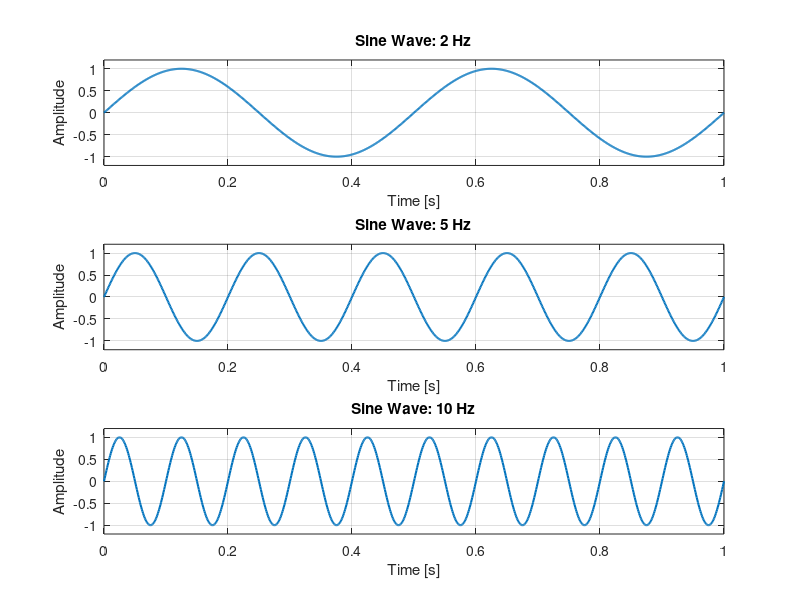
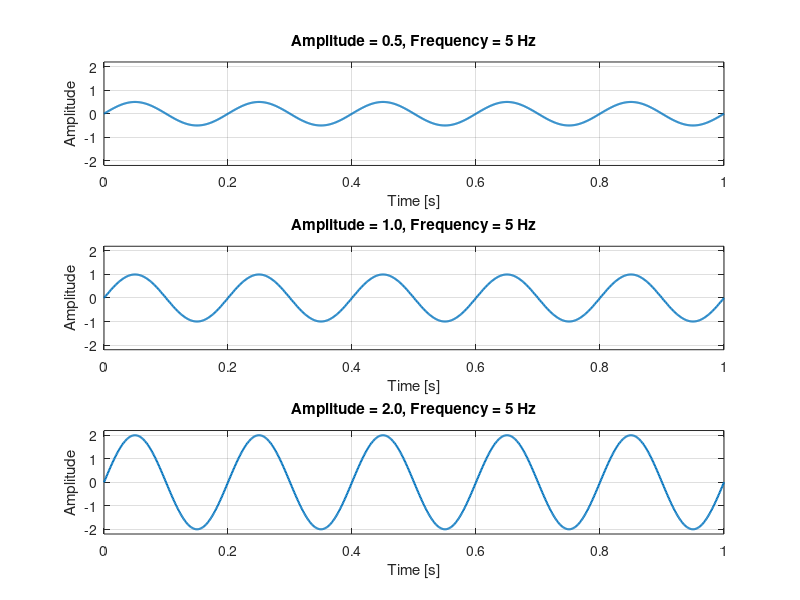
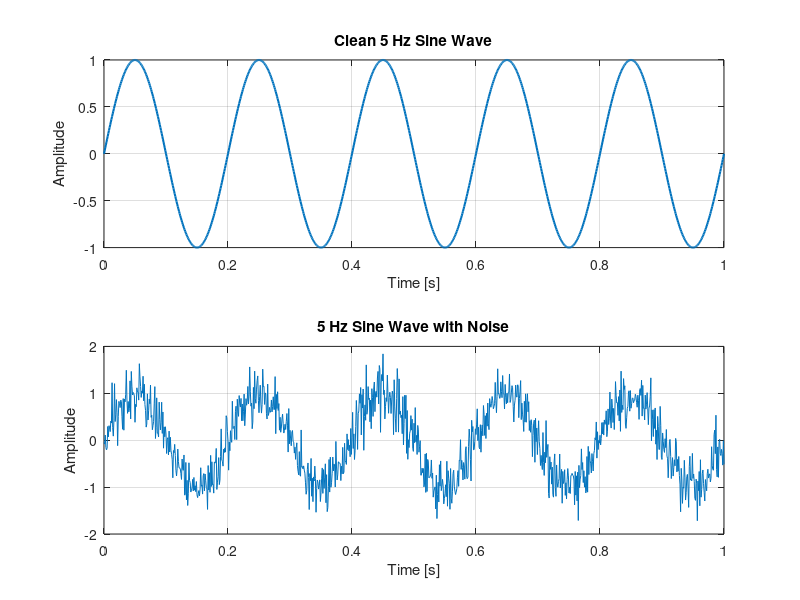
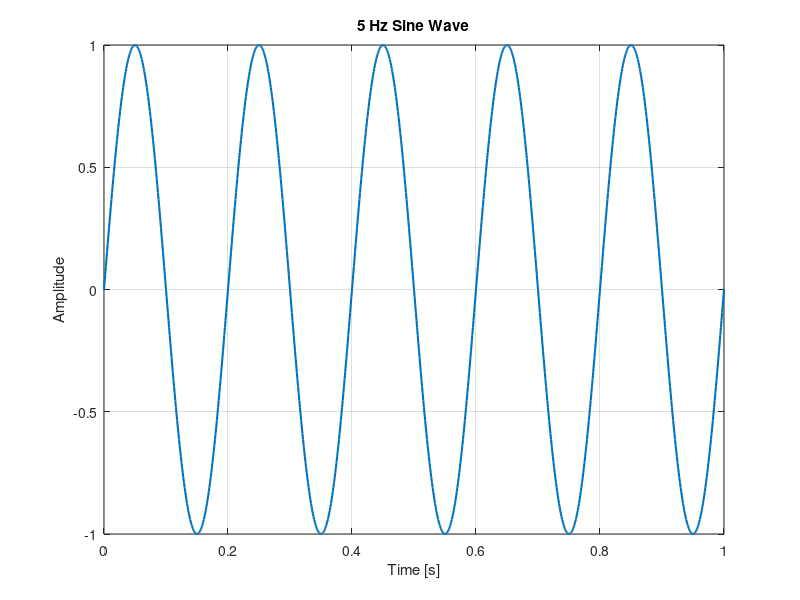

The MATLAB source for these figures, in order:
%% Assignment 01 - Signal Visualization with MATLAB

clear;
close all;
clc;

%% General settings

fs = 1000;              % Sampling frequency [Hz]
t = 0:1/fs:1;           % Time vector from 0 s to 1 s


%% Task 1 - Create a 5 Hz sine wave

f0 = 5;                 % Frequency [Hz]
A = 1;                  % Amplitude

x5 = A * sin(2*pi*f0*t);

figure('Name', '5 Hz Sine Wave');

plot(t, x5, 'LineWidth', 1.5);
grid on;

title('5 Hz Sine Wave');
xlabel('Time [s]');
ylabel('Amplitude');


%% Task 2 - Compare different frequencies

freqs = [2 5 10];

fig1 = figure('Name', 'Frequency Comparison');

for k = 1:numel(freqs)

    x = sin(2*pi*freqs(k)*t);

    subplot(3,1,k);

    plot(t, x, 'LineWidth', 1.5);
    grid on;

    ylim([-1.2 1.2]);

    title(sprintf('Sine Wave: %d Hz', freqs(k)));
    xlabel('Time [s]');
    ylabel('Amplitude');

end

exportgraphics(fig1, ...
    'frequency_comparison.png', ...
    'Resolution', 300);


%% Task 3 - Compare different amplitudes

amps = [0.5 1 2];

fig2 = figure('Name', 'Amplitude Comparison');

for k = 1:numel(amps)

    x = amps(k) * sin(2*pi*f0*t);

    subplot(3,1,k);

    plot(t, x, 'LineWidth', 1.5);
    grid on;

    ylim([-2.2 2.2]);

    title(sprintf( ...
        'Amplitude = %.1f, Frequency = %d Hz', ...
        amps(k), f0));

    xlabel('Time [s]');
    ylabel('Amplitude');

end

exportgraphics(fig2, ...
    'amplitude_comparison.png', ...
    'Resolution', 300);


%% Task 4 - Add noise

noiseLevel = 0.3;

noise = noiseLevel * randn(size(x5));

noisyX = x5 + noise;

fig3 = figure('Name', 'Clean and Noisy Signal');

subplot(2,1,1);

plot(t, x5, 'LineWidth', 1.5);
grid on;

title('Clean 5 Hz Sine Wave');
xlabel('Time [s]');
ylabel('Amplitude');


subplot(2,1,2);

plot(t, noisyX);
grid on;

title('5 Hz Sine Wave with Noise');
xlabel('Time [s]');
ylabel('Amplitude');


exportgraphics(fig3, ...
    'clean_vs_noisy_signal.png', ...
    'Resolution', 300);
